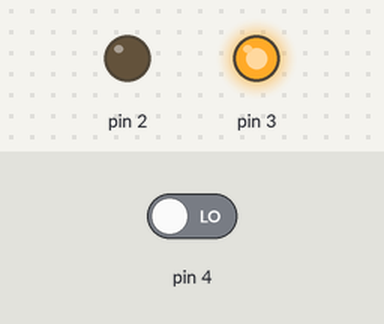
Bench run of a sketch on a simulated Arduino Uno, built with avr-gcc and run on an emulated ATmega328P. On the bench: output pins drawn as LEDs (lit = HIGH). The test bench sets the inputs (shaded band); at power-on: pin 4 LOW. What the sketch prints to the serial monitor is not drawn.

Above: at 1.2 s.
1.3 s: pin 4 driven HIGH
At 1.6 s:
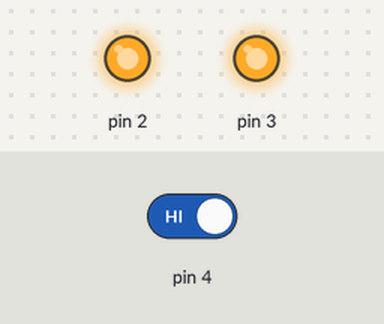
2.8 s: pin 4 driven LOW
At 4.0 s:
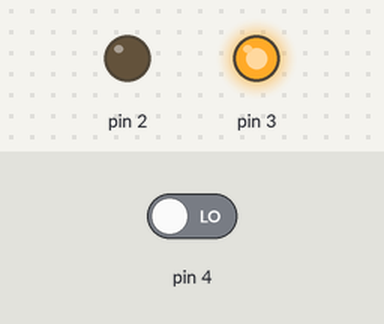
Timing chart, 0 to 5.8 s (numbered marks = the images above; inputs shaded):
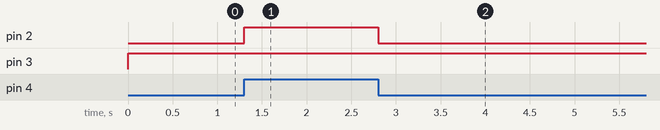

Measured:
- after the input at 1.3 s, pin 2: LOW → HIGH at once
- after the input at 2.8 s, pin 2: HIGH → LOW at once

The sketch:

if.ino
```cpp
void setup() {
  // put your setup code here, to run once:
pinMode(3, OUTPUT);
pinMode(2, OUTPUT);
Serial.begin(9600);
}

void loop() {
  // put your main code here, to run repeatedly:
digitalWrite(3, HIGH);
int state = digitalRead(4);
Serial.print(state);
if (state == HIGH){
  digitalWrite(2, HIGH);
} else {
  digitalWrite(2, LOW);
};


}
```
